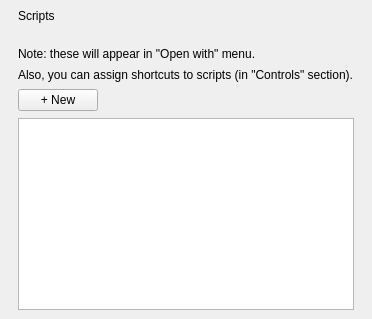
         <widget class="QWidget" name="Scripts">
          <layout class="QVBoxLayout" name="verticalLayout_29">
           <property name="spacing">
            <number>9</number>
           </property>
           <property name="leftMargin">
            <number>18</number>
           </property>
           <property name="topMargin">
            <number>9</number>
           </property>
           <property name="rightMargin">
            <number>18</number>
           </property>
           <property name="bottomMargin">
            <number>9</number>
           </property>
           <item>
            <widget class="QLabel" name="label_47">
             <property name="accessibleName">
              <string notr="true">SHeaderText</string>
             </property>
             <property name="text">
              <string>Scripts</string>
             </property>
            </widget>
           </item>
           <item>
            <widget class="QWidget" name="widget_14" native="true">
             <property name="sizePolicy">
              <sizepolicy hsizetype="Expanding" vsizetype="Preferred">
               <horstretch>0</horstretch>
               <verstretch>0</verstretch>
              </sizepolicy>
             </property>
             <property name="accessibleName">
              <string notr="true">SHeaderLine</string>
             </property>
            </widget>
           </item>
           <item>
            <spacer name="verticalSpacer_12">
             <property name="orientation">
              <enum>Qt::Vertical</enum>
             </property>
             <property name="sizeType">
              <enum>QSizePolicy::Fixed</enum>
             </property>
             <property name="sizeHint" stdset="0">
              <size>
               <width>20</width>
               <height>6</height>
              </size>
             </property>
            </spacer>
           </item>
           <item>
            <layout class="QVBoxLayout" name="verticalLayout_35">
             <property name="spacing">
              <number>7</number>
             </property>
             <property name="leftMargin">
              <number>0</number>
             </property>
             <property name="topMargin">
              <number>0</number>
             </property>
             <property name="rightMargin">
              <number>0</number>
             </property>
             <property name="bottomMargin">
              <number>0</number>
             </property>
             <item>
              <widget class="QLabel" name="label_24">
               <property name="accessibleName">
                <string notr="true">SNoteText</string>
               </property>
               <property name="text">
                <string>Note: these will appear in &quot;Open with&quot; menu.</string>
               </property>
              </widget>
             </item>
             <item>
              <widget class="QLabel" name="label_43">
               <property name="accessibleName">
                <string notr="true">SNoteText</string>
               </property>
               <property name="text">
                <string>Also, you can assign shortcuts to scripts (in &quot;Controls&quot; section).</string>
               </property>
              </widget>
             </item>
             <item>
              <layout class="QHBoxLayout" name="horizontalLayout_21">
               <property name="topMargin">
                <number>0</number>
               </property>
               <item>
                <widget class="QPushButton" name="newScriptButton">
                 <property name="text">
                  <string>+ New</string>
                 </property>
                 <property name="accessibleName">
                  <string notr="true">SDialogButton</string>
                 </property>
                </widget>
               </item>
               <item>
                <spacer name="horizontalSpacer_5">
                 <property name="orientation">
                  <enum>Qt::Horizontal</enum>
                 </property>
                 <property name="sizeHint" stdset="0">
                  <size>
                   <width>20</width>
                   <height>20</height>
                  </size>
                 </property>
                </spacer>
               </item>
              </layout>
             </item>
             <item>
              <widget class="QListWidget" name="scriptsListWidget">
               <property name="alternatingRowColors">
                <bool>true</bool>
               </property>
              </widget>
             </item>
            </layout>
           </item>
          </layout>
         </widget>
